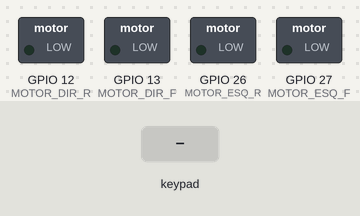
A sketch run on a simulated ESP32. Parts: switched loads named in the sketch (green lamp = pin HIGH). The test bench sets the inputs (shaded band). What the sketch prints to the serial monitor is not drawn.

Above: at 1.2 s.
1.3 s: key 'U' pressed
At 1.5 s:
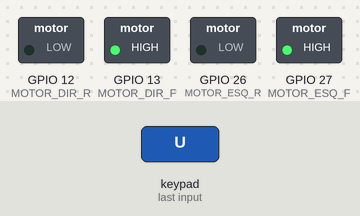
3.2 s: key 'D' pressed
At 3.4 s:
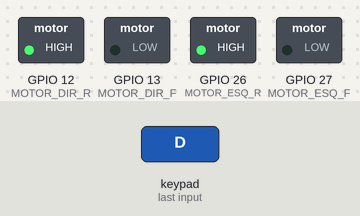
5.1 s: key 'L' pressed
At 5.3 s:
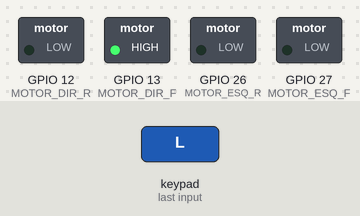
7.0 s: key 'R' pressed
At 7.2 s:
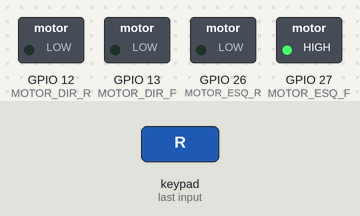
Timing chart, 0 to 9.9 s (numbered marks = the images above; inputs shaded):
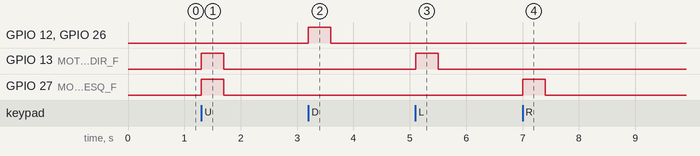

Measured:
- after the input at 1.3 s, GPIO 13 (MOTOR_DIR_F), GPIO 27 (MOTOR_ESQ_F): LOW → HIGH at once, → LOW 0.40 s later
- after the input at 3.2 s, GPIO 12 (MOTOR_DIR_R), GPIO 26 (MOTOR_ESQ_R): LOW → HIGH at once, → LOW 0.40 s later
- after the input at 5.1 s, GPIO 13 (MOTOR_DIR_F): LOW → HIGH at once, → LOW 0.40 s later
- after the input at 7.0 s, GPIO 27 (MOTOR_ESQ_F): LOW → HIGH at once, → LOW 0.40 s later

The sketch:

script-dabble.ino
```cpp
/* CONFIGS
esp32 by Espressif Systems version 2.0.4
board: esp32 WROOM
*/

#define CUSTOM_SETTINGS
#define INCLUDE_GAMEPAD_MODULE
#include <DabbleESP32.h>

// Definição dos pinos conectados à ponte-H
#define MOTOR_DIR_F 13 // Direita Frente
#define MOTOR_DIR_R 12 // Direita Ré (Trás)
#define MOTOR_ESQ_F 27 // Esquerda Frente
#define MOTOR_ESQ_R 26 // Esquerda Ré (Trás)

void setup() {
  Serial.begin(115200);              // Inicializa a comunicação serial
  Dabble.begin("SumoESP32");         // Inicializa o Bluetooth com nome "SumoESP32"

  // Configura os pinos como saída
  pinMode(MOTOR_DIR_F, OUTPUT);
  pinMode(MOTOR_DIR_R, OUTPUT);
  pinMode(MOTOR_ESQ_F, OUTPUT);
  pinMode(MOTOR_ESQ_R, OUTPUT);

  stopMotors(); // Garante que o robô inicie parado
}

void loop() {
  Dabble.processInput(); // Processa comandos do app Dabble

  if (GamePad.isUpPressed()) {
    Serial.println("Comando: Frente");
    moverFrente();
  }
  else if (GamePad.isDownPressed()) {
    Serial.println("Comando: Trás");
    moverTras();
  }
  else if (GamePad.isLeftPressed()) {
    Serial.println("Comando: Esquerda");
    virarEsquerda();
  }
  else if (GamePad.isRightPressed()) {
    Serial.println("Comando: Direita");
    virarDireita();
  }
  else {
    Serial.println("Comando: Parar");
    stopMotors();
  }
}

// Função para mover o robô para frente
void moverFrente() {
  digitalWrite(MOTOR_DIR_F, HIGH);
  digitalWrite(MOTOR_DIR_R, LOW);
  digitalWrite(MOTOR_ESQ_F, HIGH);
  digitalWrite(MOTOR_ESQ_R, LOW);
}

// Função para mover o robô para trás
void moverTras() {
  digitalWrite(MOTOR_DIR_F, LOW);
  digitalWrite(MOTOR_DIR_R, HIGH);
  digitalWrite(MOTOR_ESQ_F, LOW);
  digitalWrite(MOTOR_ESQ_R, HIGH);
}

// Função para virar para a esquerda (parar motor esquerdo, girar direito para frente)
void virarEsquerda() {
  digitalWrite(MOTOR_DIR_F, HIGH);
  digitalWrite(MOTOR_DIR_R, LOW);
  digitalWrite(MOTOR_ESQ_F, LOW);
  digitalWrite(MOTOR_ESQ_R, LOW);
}

// Função para virar para a direita (parar motor direito, girar esquerdo para frente)
void virarDireita() {
  digitalWrite(MOTOR_DIR_F, LOW);
  digitalWrite(MOTOR_DIR_R, LOW);
  digitalWrite(MOTOR_ESQ_F, HIGH);
  digitalWrite(MOTOR_ESQ_R, LOW);
}

// Função para parar o robô
void stopMotors() {
  digitalWrite(MOTOR_DIR_F, LOW);
  digitalWrite(MOTOR_DIR_R, LOW);
  digitalWrite(MOTOR_ESQ_F, LOW);
  digitalWrite(MOTOR_ESQ_R, LOW);
}
```
